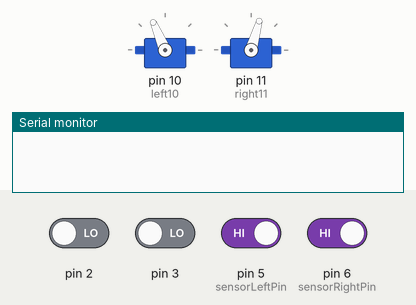
Recording of a sketch running on a simulated Arduino Uno, built with avr-gcc and run on an emulated ATmega328P. On the bench: 2 × servo, the last lines printed to the serial monitor. Wiring (inferred from the names in the program): 2 × servo: signal pin 10 / signal pin 11. Inputs (shaded band) come from the test bench; at power-on: pin 5 (sensorLeftPin), pin 6 (sensorRightPin) HIGH, pin 2, pin 3 LOW. Random numbers use the default seed unless the sketch sets one; servo pulses on a pin are drawn as a servo (544–2400 µs = 0–180°).

Above: at 1.2 s.
1.3 s: pin 5 (sensorLeftPin) driven LOW
At 2.3 s:
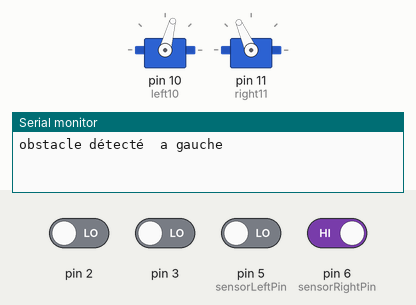
Timing chart, 0 to 4.3 s (numbered marks = the images above; inputs shaded):
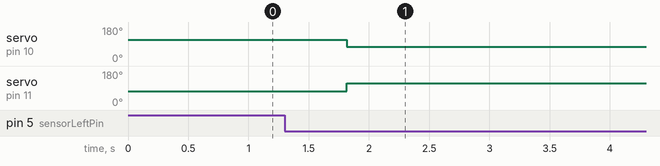

The sketch:

ProjectB.ino
```cpp
int left10 = 10;
int right11 = 11;

int sensorLeftPin = 5;
int sensorRightPin = 6;

volatile int count_r = 0;
volatile int count_l = 0;

const float distParImpulsion = 0.325;

void roue_r()
{
  count_r++;
}

void roue_l()
{
  count_l++;
}

void setup()
{
  pinMode(left10, OUTPUT);
  pinMode(right11, OUTPUT);

  pinMode(sensorLeftPin, INPUT_PULLUP);
  pinMode(sensorRightPin, INPUT_PULLUP);

  Serial.begin(9600);

  attachInterrupt(digitalPinToInterrupt(2), roue_r, CHANGE);
  attachInterrupt(digitalPinToInterrupt(3), roue_l, CHANGE);

  randomSeed(analogRead(A0));
}

void loop()
{

  roulerPrecis(100);
  delay(500);
}

void pulseServo(int servoPin, int pulseLg)
{
  digitalWrite(servoPin, HIGH);
  delayMicroseconds(pulseLg);
  digitalWrite(servoPin, LOW);
}

void roulerPrecis(float distanceCm)
{

  count_r = 0;
  count_l = 0;
  int count = 0;

  int cible = abs(distanceCm) / distParImpulsion;

  while (count_l < cible && count_r < cible)
  {
    if (distanceCm > 0)
      count = wallCheck(count);
    if (count_l < cible)
      pulseServo(left10, (distanceCm > 0) ? 1700 : 1300);

    if (count_r < cible)
      pulseServo(right11, (distanceCm > 0) ? 1300 : 1700);

    delay(20);
  }
}

void tournerSurLuiPrecis(int angle)
{
  count_r = 0;
  count_l = 0;

  int cible = (abs(angle) * 33.24) / (360 * distParImpulsion);

  int varL = (angle > 0) ? 1700 : 1300;
  int varR = (angle > 0) ? 1700 : 1300;

  while (count_l < cible && count_r < cible) {
    if (count_l < cible)
      pulseServo(left10, varL);

    if (count_r < cible)
      pulseServo(right11, varR);

    delay(20);
  }
}

bool wallLeft()
{
  return digitalRead(sensorLeftPin) == HIGH;
}

bool wallRight()
{
  return digitalRead(sensorRightPin) == HIGH;
}

void demiTour(int angle, int direction, int back)
{
  roulerPrecis(-(back));
  tournerSurLuiPrecis(angle * direction);
}

int wallCheck(int count)
{
  int angle;


  if (!wallLeft() || !wallRight())
  {
    if (count > 3)
    {
      angle = random(100, 180);
      count = 0;
    }
    else
      angle = random(30, 80);
    delay(500);
    if (!wallLeft() && !wallRight())
    {
      Serial.println("obstacle détecté devant");
      demiTour(225, 1, 10);
      return (count);
    }
    if (!wallLeft()) {
      Serial.println("obstacle détecté  a gauche");
      demiTour(angle, 1, 5);
      return (count + 1);
    }
    if (!wallRight()) {
      Serial.println("obstacle détecté  a droite");
      demiTour(angle, -1, 5);
      return (count + 1);
    }
  }
  return (count);
}
```

Measured:
- after the input at 1.3 s, servo on pin 10 (left10): 113° → 75° after 0.52 s; servo on pin 11 (right11): 74° → 114° after 0.52 s
